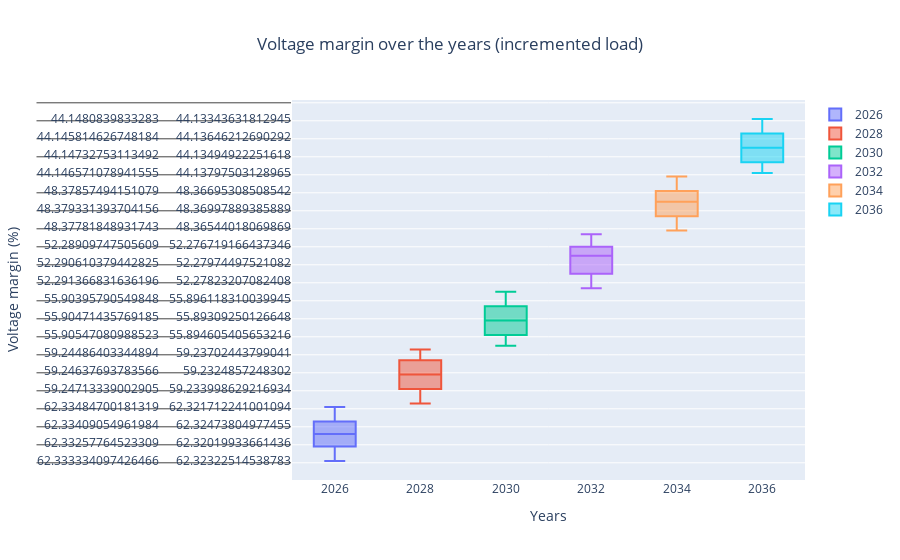

The notebook cell this image was saved under:
### Code cell
fig = go.Figure()

data = pd.DataFrame.from_dict(met_matrix_incremented)

for _, (key, df) in enumerate(data.items()):
    fig.add_trace(go.Box(y= df,
                         name= key))

fig.update_layout(
    title= 'Voltage margin over the years (incremented load)',
    title_x= 0.5,
    xaxis= dict(title= 'Years'),
    yaxis=dict(
        title='Voltage margin (%)',
        tickmode='linear',  # Use a linear tick mode
        tick0=0,            # Starting tick value
        dtick=5
        )
)

fig.show()

### Figure 1 — Plotly figure (JSON) as saved in the notebook; plotly's stock layout.template omitted (floating-point values rounded to 4 significant figures; data arrays with more than 128 entries replaced by an {"elided": "..."} marker saying what was removed)
{"data": [{"name": "2026", "type": "box", "y": {"elided": "72x200 float values"}}, {"name": "2028", "type": "box", "y": {"elided": "72x200 float values"}}, {"name": "2030", "type": "box", "y": {"elided": "72x200 float values"}}, {"name": "2032", "type": "box", "y": {"elided": "72x200 float values"}}, {"name": "2034", "type": "box", "y": {"elided": "72x200 float values"}}, {"name": "2036", "type": "box", "y": {"elided": "72x200 float values"}}], "layout": {"title": {"text": "Voltage margin over the years (incremented load)", "x": 0.5}, "xaxis": {"title": {"text": "Years"}}, "yaxis": {"dtick": 5, "tick0": 0, "tickmode": "linear", "title": {"text": "Voltage margin (%)"}}}}
